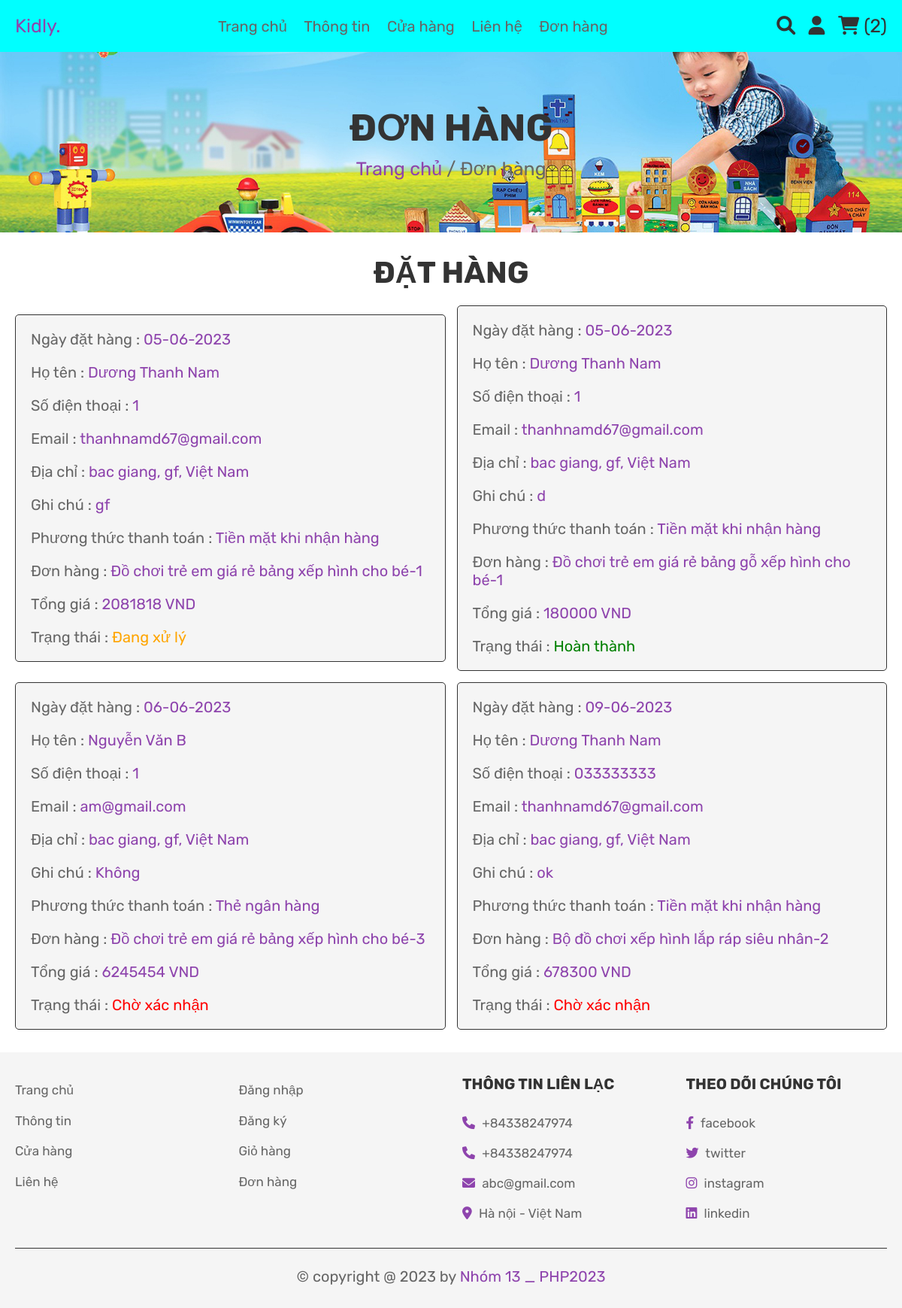
Screenshot of /orders.php (signed in) with the database file from the repository.
### tables this page shows
CREATE TABLE `orders` (
  `id` int(100) NOT NULL,
  `user_id` int(100) NOT NULL,
  `name` varchar(100) NOT NULL,
  `number` varchar(12) NOT NULL,
  `email` varchar(100) NOT NULL,
  `method` varchar(50) NOT NULL,
  `address` varchar(500) NOT NULL,
  `note` varchar(100) NOT NULL,
  `total_products` varchar(1000) NOT NULL,
  `total_price` int(100) NOT NULL,
  `placed_on` varchar(50) NOT NULL,
  `payment_status` varchar(20) NOT NULL
);

### orders.php (the view, shortened to what this page needs)
<?php
   include 'config.php';
   $user_id = $_SESSION['user_id'];
?>
<!DOCTYPE html>
<html lang="en">
<head>
   <link rel="stylesheet" href="https://cdnjs.cloudflare.com/ajax/libs/font-awesome/6.0.0/css/all.min.css">
   <link rel="stylesheet" href="css/style.css">
</head>
<body>
<?php include 'header.php'; ?>
<div class="heading">
   <h3>Đơn hàng</h3>
   <p> <a href="home.php">Trang chủ</a> / Đơn hàng </p>
</div>
<section class="placed-orders">
   <h1 class="title">Đặt hàng</h1>
   <div class="box-container">
      <?php
         $order_query = mysqli_query($conn, "SELECT * FROM `orders` WHERE user_id = '$user_id'") or die('query failed');
         if(mysqli_num_rows($order_query) > 0){
            while($fetch_orders = mysqli_fetch_assoc($order_query)){
      ?>
      <div class="box">
         <p> Ngày đặt hàng : <span><?php echo $fetch_orders['placed_on']; ?></span> </p>
         <p> Họ tên : <span><?php echo $fetch_orders['name']; ?></span> </p>
         <p> Số điện thoại : <span><?php echo $fetch_orders['number']; ?></span> </p>
         <p> Email : <span><?php echo $fetch_orders['email']; ?></span> </p>
         <p> Địa chỉ : <span><?php echo $fetch_orders['address']; ?></span> </p>
         <p> Ghi chú : <span><?php echo $fetch_orders['note']; ?></span> </p>
         <p> Phương thức thanh toán : <span><?php echo $fetch_orders['method']; ?></span> </p>
         <p> Đơn hàng : <span><?php echo $fetch_orders['total_products']; ?></span> </p>
         <p> Tổng giá : <span><?php echo $fetch_orders['total_price']; ?> VND</span> </p>
         <p> Trạng thái  : <span style="color:<?php if($fetch_orders['payment_status'] == 'Hoàn thành'){ echo 'green'; }else if($fetch_orders['payment_status'] == 'Chờ xác nhận'){ echo 'red'; }else{ echo 'orange'; } ?>;"><?php echo $fetch_orders['payment_status']; ?></span> </p>
         </div>
      <?php
       }
      }else{
         echo '<p class="empty">Chưa có đơn hàng được đặt!</p>';
      }
      ?>
   </div>
</section>
<?php include 'footer.php'; ?>
</body>
</html>

### css/style.css (style rules this page uses)
:root { --purple:#8e44ad; --red:#c0392b; --orange:#f39c12; --black:#333; --white:#fff; --light-color:#666; --light-white:#ccc; --light-bg:#f5f5f5; --border:.1rem solid var(--black); --box-shadow:0 .5rem 1rem rgba(0,0,0,.1); }
* { font-family: 'Rubik', sans-serif; margin:0; padding:0; box-sizing: border-box; outline: none; border:none; text-decoration: none; transition:all .2s linear; }
html { font-size: 62.5%; overflow-x: hidden; }
section { padding:3rem 2rem; }
.title { text-align: center; margin-bottom: 2rem; text-transform: uppercase; color:var(--black); font-size: 4rem; }
.heading { min-height: 30vh; display: flex; flex-flow: column; align-items: center; justify-content: center; gap:1rem; background: url(../images/heading.jpg) no-repeat; background-size: cover; background-position: center; text-align: center; }
.heading h3 { font-size: 5rem; color:var(--black); text-transform: uppercase; }
.heading p { font-size: 2.5rem; color:var(--light-color); }
.heading p a { color:var(--purple); }
.placed-orders .box-container { max-width: 1200px; margin:0 auto; display:flex; flex-wrap: wrap; align-items: center; gap:1.5rem; }
.placed-orders .box-container .box { flex:1 1 40rem; border-radius: .5rem; padding:2rem; border:var(--border); background-color: var(--light-bg); padding:1rem 2rem; }
.placed-orders .box-container .box p { padding:1rem 0; font-size: 2rem; color:var(--light-color); }
.placed-orders .box-container .box p span { color:var(--purple); }

### rows the page displays
orders: placed_on "05-06-2023", name "Dương Thanh Nam", number "1", email "thanhnamd67@gmail.com", address "bac giang, gf, Việt Nam", note "gf", method "Tiền mặt khi nhận hàng", total_products "Đồ chơi trẻ em giá rẻ bảng xếp hình cho bé-1", total_price "2081818", payment_status "Đang xử lý"
orders: placed_on "05-06-2023", name "Dương Thanh Nam", number "1", email "thanhnamd67@gmail.com", address "bac giang, gf, Việt Nam", note "d", method "Tiền mặt khi nhận hàng", total_products "Đồ chơi trẻ em giá rẻ bảng gỗ xếp hình cho bé-1", total_price "180000", payment_status "Hoàn thành"
orders: placed_on "06-06-2023", name "Nguyễn Văn B", number "1", email "am@gmail.com", address "bac giang, gf, Việt Nam", note "Không", method "Thẻ ngân hàng", total_products "Đồ chơi trẻ em giá rẻ bảng xếp hình cho bé-3", total_price "6245454", payment_status "Chờ xác nhận"
orders: placed_on "09-06-2023", name "Dương Thanh Nam", number "033333333", email "thanhnamd67@gmail.com", address "bac giang, gf, Việt Nam", note "ok", method "Tiền mặt khi nhận hàng", total_products "Bộ đồ chơi xếp hình lắp ráp siêu nhân-2", total_price "678300", payment_status "Chờ xác nhận"

### other values shown
$cart_rows_number "2"
